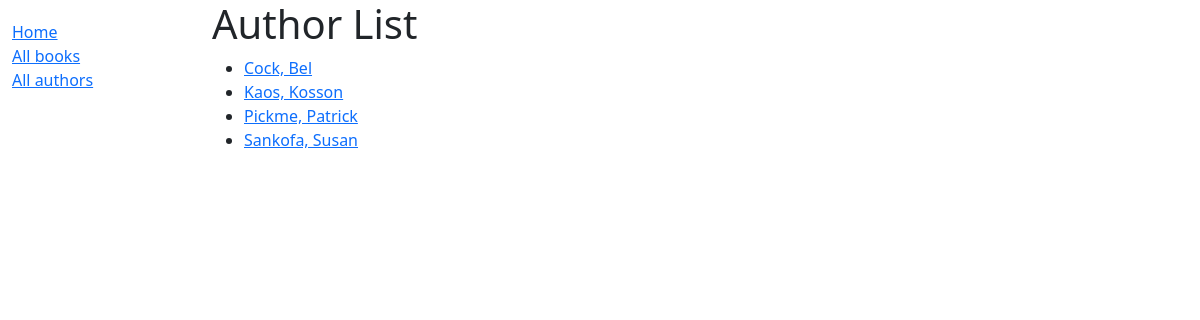
Page /catalog/authors/ on the earlier database version.
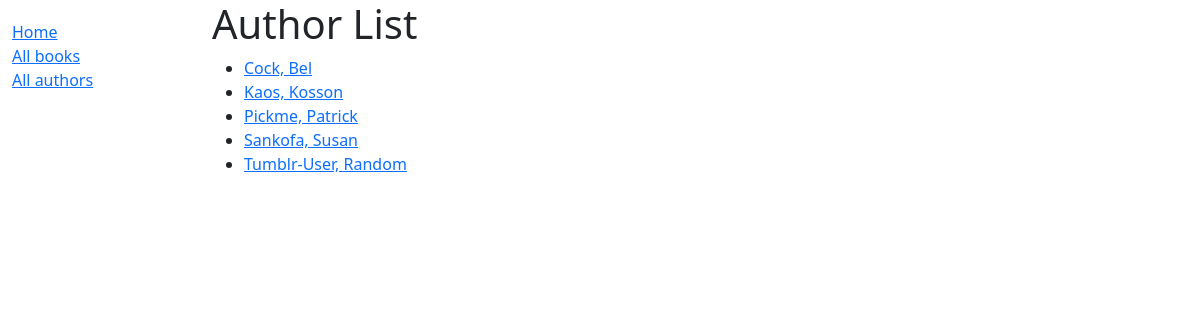
Same page on the later database version.
### catalog/models.py (models this page shows)
class Author(models.Model):
    first_name = models.CharField(max_length=100)
    last_name = models.CharField(max_length=100)
    date_of_birth = models.DateField(null=True, blank=True)
    date_of_death = models.DateField('Died', null=True, blank=True)
    def get_absolute_url(self):
        return reverse('author-detail', args=[str(self.id)])
    def __str__(self):
        return f'{self.last_name}, {self.first_name}'
    class Meta:
        ordering = ['last_name', 'first_name']

### catalog/views.py (the view)
# urls.py: path('authors/', views.AuthorListView.as_view(), name='authors'),
class AuthorListView(generic.ListView):
    model = Author
    paginate_10 = 10
    context_object_name = 'author_list'
    queryset = Author.objects.all().order_by('last_name')
    template_name = 'author_list.html'

### catalog/templates/catalog/author_list.html (shortened to what this page needs)
{%extends "base_generic.html"%}
{% block content%}
<h1>Author List</h1>
{% if author_list %}
<ul>
    {% for author in author_list %}
    <li>
        <a href="{{ author.get_absolute_url }}">
            {{ author }}
        </a>
    </li>
    {% endfor %}
</ul>
{% else %}
<p>There are no Authors available.</p>
{% endif %}
{% endblock %}

Differences in the rows shown:
added Author: last_name+first_name "Tumblr-User, Random"
